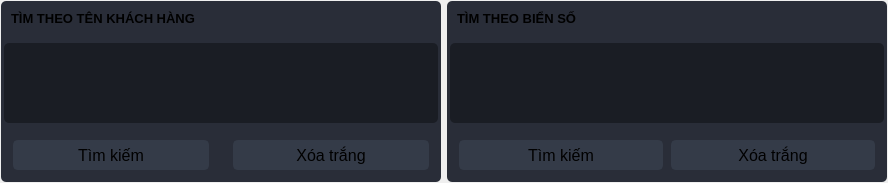
                        <widget class="QFrame" name="frame_input">
                         <layout class="QHBoxLayout" name="horizontalLayout_18">
                          <property name="leftMargin">
                           <number>1</number>
                          </property>
                          <property name="topMargin">
                           <number>1</number>
                          </property>
                          <property name="rightMargin">
                           <number>1</number>
                          </property>
                          <property name="bottomMargin">
                           <number>1</number>
                          </property>
                          <item>
                           <widget class="QFrame" name="frame_findName">
                            <property name="styleSheet">
                             <string notr="true">background-color: rgb(41, 45, 56);
border-radius: 5px;</string>
                            </property>
                            <layout class="QVBoxLayout" name="verticalLayout_38">
                             <property name="leftMargin">
                              <number>1</number>
                             </property>
                             <property name="topMargin">
                              <number>1</number>
                             </property>
                             <property name="rightMargin">
                              <number>1</number>
                             </property>
                             <property name="bottomMargin">
                              <number>1</number>
                             </property>
                             <item>
                              <widget class="QFrame" name="frame_findNameTitle">
                               <layout class="QVBoxLayout" name="verticalLayout_39">
                                <item>
                                 <widget class="QLabel" name="txtfindNameTitle">
                                  <property name="font">
                                   <font>
                                    <family>Segoe UI</family>
                                    <pointsize>10</pointsize>
                                    <weight>75</weight>
                                    <bold>true</bold>
                                   </font>
                                  </property>
                                  <property name="styleSheet">
                                   <string notr="true"/>
                                  </property>
                                  <property name="text">
                                   <string>TÌM THEO TÊN KHÁCH HÀNG</string>
                                  </property>
                                 </widget>
                                </item>
                               </layout>
                              </widget>
                             </item>
                             <item>
                              <widget class="QFrame" name="frame_findNameWidgets">
                               <property name="sizePolicy">
                                <sizepolicy hsizetype="Preferred" vsizetype="Preferred">
                                 <horstretch>0</horstretch>
                                 <verstretch>1</verstretch>
                                </sizepolicy>
                               </property>
                               <layout class="QVBoxLayout" name="verticalLayout_40">
                                <property name="leftMargin">
                                 <number>1</number>
                                </property>
                                <property name="topMargin">
                                 <number>1</number>
                                </property>
                                <property name="rightMargin">
                                 <number>1</number>
                                </property>
                                <property name="bottomMargin">
                                 <number>1</number>
                                </property>
                                <item>
                                 <widget class="QFrame" name="findInputFrame">
                                  <property name="sizePolicy">
                                   <sizepolicy hsizetype="Preferred" vsizetype="Preferred">
                                    <horstretch>0</horstretch>
                                    <verstretch>1</verstretch>
                                   </sizepolicy>
                                  </property>
                                  <layout class="QVBoxLayout" name="verticalLayout_41">
                                   <property name="leftMargin">
                                    <number>1</number>
                                   </property>
                                   <property name="topMargin">
                                    <number>1</number>
                                   </property>
                                   <property name="rightMargin">
                                    <number>1</number>
                                   </property>
                                   <property name="bottomMargin">
                                    <number>1</number>
                                   </property>
                                   <item alignment="Qt::AlignHCenter|Qt::AlignVCenter">
                                    <widget class="QLineEdit" name="txtfindName">
                                     <property name="minimumSize">
                                      <size>
                                       <width>434</width>
                                       <height>80</height>
                                      </size>
                                     </property>
                                     <property name="font">
                                      <font>
                                       <family>Segoe UI</family>
                                       <pointsize>16</pointsize>
                                      </font>
                                     </property>
                                     <property name="styleSheet">
                                      <string notr="true">color: rgb(254, 121, 199);
background-color: rgb(26, 29, 36);</string>
                                     </property>
                                     <property name="text">
                                      <string/>
                                     </property>
                                     <property name="alignment">
                                      <set>Qt::AlignCenter</set>
                                     </property>
                                    </widget>
                                   </item>
                                  </layout>
                                 </widget>
                                </item>
                                <item>
                                 <widget class="QFrame" name="findButtonFrame">
                                  <layout class="QHBoxLayout" name="horizontalLayout_19">
                                   <property name="leftMargin">
                                    <number>1</number>
                                   </property>
                                   <property name="topMargin">
                                    <number>1</number>
                                   </property>
                                   <property name="rightMargin">
                                    <number>1</number>
                                   </property>
                                   <property name="bottomMargin">
                                    <number>1</number>
                                   </property>
                                   <item>
                                    <widget class="QFrame" name="findButtonFrame2">
                                     <layout class="QVBoxLayout" name="verticalLayout_42">
                                      <item>
                                       <widget class="QPushButton" name="btnTimKiem">
                                        <property name="minimumSize">
                                         <size>
                                          <width>150</width>
                                          <height>30</height>
                                         </size>
                                        </property>
                                        <property name="font">
                                         <font>
                                          <family>Segoe UI</family>
                                          <pointsize>12</pointsize>
                                         </font>
                                        </property>
                                        <property name="styleSheet">
                                         <string notr="true">QPushButton {
	border: 2px solid rgb(52, 59, 72);
	border-radius: 5px;	
	background-color: rgb(52, 59, 72);
}
QPushButton:hover {
	background-color: rgb(57, 65, 80);
	border: 2px solid rgb(61, 70, 86);
}
QPushButton:pressed {	
	background-color: rgb(35, 40, 49);
	border: 2px solid rgb(43, 50, 61);
}</string>
                                        </property>
                                        <property name="text">
                                         <string>Tìm kiếm</string>
                                        </property>
                                        <property name="icon">
                                         <iconset resource="files.qrc">
                                          <normaloff>:/16x16/icons/16x16/cil-find-in-page.png</normaloff>:/16x16/icons/16x16/cil-find-in-page.png</iconset>
                                        </property>
                                       </widget>
                                      </item>
                                     </layout>
                                    </widget>
                                   </item>
                                   <item>
                                    <widget class="QFrame" name="findButtonFrame1">
                                     <layout class="QVBoxLayout" name="verticalLayout_43">
                                      <item>
                                       <widget class="QPushButton" name="btnXoaTrang">
                                        <property name="minimumSize">
                                         <size>
                                          <width>150</width>
                                          <height>30</height>
                                         </size>
                                        </property>
                                        <property name="font">
                                         <font>
                                          <family>Segoe UI</family>
                                          <pointsize>12</pointsize>
                                         </font>
                                        </property>
                                        <property name="styleSheet">
                                         <string notr="true">QPushButton {
	border: 2px solid rgb(52, 59, 72);
	border-radius: 5px;	
	background-color: rgb(52, 59, 72);
}
QPushButton:hover {
	background-color: rgb(57, 65, 80);
	border: 2px solid rgb(61, 70, 86);
}
QPushButton:pressed {	
	background-color: rgb(35, 40, 49);
	border: 2px solid rgb(43, 50, 61);
}</string>
                                        </property>
                                        <property name="text">
                                         <string>Xóa trắng</string>
                                        </property>
                                        <property name="icon">
                                         <iconset resource="files.qrc">
                                          <normaloff>:/16x16/icons/16x16/cil-remove.png</normaloff>:/16x16/icons/16x16/cil-remove.png</iconset>
                                        </property>
                                       </widget>
                                      </item>
                                     </layout>
                                    </widget>
                                   </item>
                                  </layout>
                                 </widget>
                                </item>
                               </layout>
                              </widget>
                             </item>
                            </layout>
                           </widget>
                          </item>
                          <item>
                           <widget class="QFrame" name="frame_findNum">
                            <property name="styleSheet">
                             <string notr="true">background-color: rgb(41, 45, 56);
border-radius: 5px;</string>
                            </property>
                            <layout class="QVBoxLayout" name="verticalLayout_37">
                             <property name="leftMargin">
                              <number>1</number>
                             </property>
                             <property name="topMargin">
                              <number>1</number>
                             </property>
                             <property name="rightMargin">
                              <number>1</number>
                             </property>
                             <property name="bottomMargin">
                              <number>1</number>
                             </property>
                             <item>
                              <widget class="QFrame" name="frame_findNumTitle">
                               <layout class="QVBoxLayout" name="verticalLayout_48">
                                <property name="leftMargin">
                                 <number>9</number>
                                </property>
                                <property name="topMargin">
                                 <number>9</number>
                                </property>
                                <property name="rightMargin">
                                 <number>9</number>
                                </property>
                                <property name="bottomMargin">
                                 <number>9</number>
                                </property>
                                <item>
                                 <widget class="QLabel" name="txtfindNumTitle">
                                  <property name="font">
                                   <font>
                                    <family>Segoe UI</family>
                                    <pointsize>10</pointsize>
                                    <weight>75</weight>
                                    <bold>true</bold>
                                   </font>
                                  </property>
                                  <property name="styleSheet">
                                   <string notr="true"/>
                                  </property>
                                  <property name="text">
                                   <string>TÌM THEO BIỂN SỐ</string>
                                  </property>
                                 </widget>
                                </item>
                               </layout>
                              </widget>
                             </item>
                             <item>
                              <widget class="QFrame" name="frame_findNameWidgets_2">
                               <property name="sizePolicy">
                                <sizepolicy hsizetype="Preferred" vsizetype="Preferred">
                                 <horstretch>0</horstretch>
                                 <verstretch>1</verstretch>
                                </sizepolicy>
                               </property>
                               <layout class="QVBoxLayout" name="verticalLayout_44">
                                <property name="leftMargin">
                                 <number>1</number>
                                </property>
                                <property name="topMargin">
                                 <number>1</number>
                                </property>
                                <property name="rightMargin">
                                 <number>1</number>
                                </property>
                                <property name="bottomMargin">
                                 <number>1</number>
                                </property>
                                <item>
                                 <widget class="QFrame" name="findInputFrame_2">
                                  <property name="sizePolicy">
                                   <sizepolicy hsizetype="Preferred" vsizetype="Preferred">
                                    <horstretch>0</horstretch>
                                    <verstretch>1</verstretch>
                                   </sizepolicy>
                                  </property>
                                  <layout class="QVBoxLayout" name="verticalLayout_45">
                                   <property name="leftMargin">
                                    <number>1</number>
                                   </property>
                                   <property name="topMargin">
                                    <number>1</number>
                                   </property>
                                   <property name="rightMargin">
                                    <number>1</number>
                                   </property>
                                   <property name="bottomMargin">
                                    <number>1</number>
                                   </property>
                                   <item alignment="Qt::AlignHCenter|Qt::AlignVCenter">
                                    <widget class="QLineEdit" name="txtfindNum">
                                     <property name="minimumSize">
                                      <size>
                                       <width>434</width>
                                       <height>80</height>
                                      </size>
                                     </property>
                                     <property name="font">
                                      <font>
                                       <family>Segoe UI</family>
                                       <pointsize>16</pointsize>
                                      </font>
                                     </property>
                                     <property name="styleSheet">
                                      <string notr="true">color: rgb(254, 121, 199);
background-color: rgb(26, 29, 36);</string>
                                     </property>
                                     <property name="text">
                                      <string/>
                                     </property>
                                     <property name="alignment">
                                      <set>Qt::AlignCenter</set>
                                     </property>
                                    </widget>
                                   </item>
                                  </layout>
                                 </widget>
                                </item>
                                <item>
                                 <widget class="QFrame" name="findButtonFrame_2">
                                  <layout class="QHBoxLayout" name="horizontalLayout_20">
                                   <property name="leftMargin">
                                    <number>9</number>
                                   </property>
                                   <property name="topMargin">
                                    <number>9</number>
                                   </property>
                                   <property name="rightMargin">
                                    <number>9</number>
                                   </property>
                                   <property name="bottomMargin">
                                    <number>9</number>
                                   </property>
                                   <item>
                                    <widget class="QFrame" name="findButtonFrame2_2">
                                     <layout class="QVBoxLayout" name="verticalLayout_46">
                                      <property name="leftMargin">
                                       <number>1</number>
                                      </property>
                                      <property name="topMargin">
                                       <number>1</number>
                                      </property>
                                      <property name="rightMargin">
                                       <number>1</number>
                                      </property>
                                      <property name="bottomMargin">
                                       <number>1</number>
                                      </property>
                                      <item>
                                       <widget class="QPushButton" name="btnTimKiem_2">
                                        <property name="minimumSize">
                                         <size>
                                          <width>150</width>
                                          <height>30</height>
                                         </size>
                                        </property>
                                        <property name="font">
                                         <font>
                                          <family>Segoe UI</family>
                                          <pointsize>12</pointsize>
                                         </font>
                                        </property>
                                        <property name="styleSheet">
                                         <string notr="true">QPushButton {
	border: 2px solid rgb(52, 59, 72);
	border-radius: 5px;	
	background-color: rgb(52, 59, 72);
}
QPushButton:hover {
	background-color: rgb(57, 65, 80);
	border: 2px solid rgb(61, 70, 86);
}
QPushButton:pressed {	
	background-color: rgb(35, 40, 49);
	border: 2px solid rgb(43, 50, 61);
}</string>
                                        </property>
                                        <property name="text">
                                         <string>Tìm kiếm</string>
                                        </property>
                                        <property name="icon">
                                         <iconset resource="files.qrc">
                                          <normaloff>:/16x16/icons/16x16/cil-find-in-page.png</normaloff>:/16x16/icons/16x16/cil-find-in-page.png</iconset>
                                        </property>
                                       </widget>
                                      </item>
                                     </layout>
                                    </widget>
                                   </item>
                                   <item>
                                    <widget class="QFrame" name="findButtonFrame1_2">
                                     <layout class="QVBoxLayout" name="verticalLayout_47">
                                      <property name="leftMargin">
                                       <number>1</number>
                                      </property>
                                      <property name="topMargin">
                                       <number>1</number>
                                      </property>
                                      <property name="rightMargin">
                                       <number>1</number>
                                      </property>
                                      <property name="bottomMargin">
                                       <number>1</number>
                                      </property>
                                      <item>
                                       <widget class="QPushButton" name="btnXoaTrang_2">
                                        <property name="minimumSize">
                                         <size>
                                          <width>150</width>
                                          <height>30</height>
                                         </size>
                                        </property>
                                        <property name="font">
                                         <font>
                                          <family>Segoe UI</family>
                                          <pointsize>12</pointsize>
                                         </font>
                                        </property>
                                        <property name="styleSheet">
                                         <string notr="true">QPushButton {
	border: 2px solid rgb(52, 59, 72);
	border-radius: 5px;	
	background-color: rgb(52, 59, 72);
}
QPushButton:hover {
	background-color: rgb(57, 65, 80);
	border: 2px solid rgb(61, 70, 86);
}
QPushButton:pressed {	
	background-color: rgb(35, 40, 49);
	border: 2px solid rgb(43, 50, 61);
}</string>
                                        </property>
                                        <property name="text">
                                         <string>Xóa trắng</string>
                                        </property>
                                        <property name="icon">
                                         <iconset resource="files.qrc">
                                          <normaloff>:/16x16/icons/16x16/cil-remove.png</normaloff>:/16x16/icons/16x16/cil-remove.png</iconset>
                                        </property>
                                       </widget>
                                      </item>
                                     </layout>
                                    </widget>
                                   </item>
                                  </layout>
                                 </widget>
                                </item>
                               </layout>
                              </widget>
                             </item>
                            </layout>
                           </widget>
                          </item>
                         </layout>
                        </widget>
